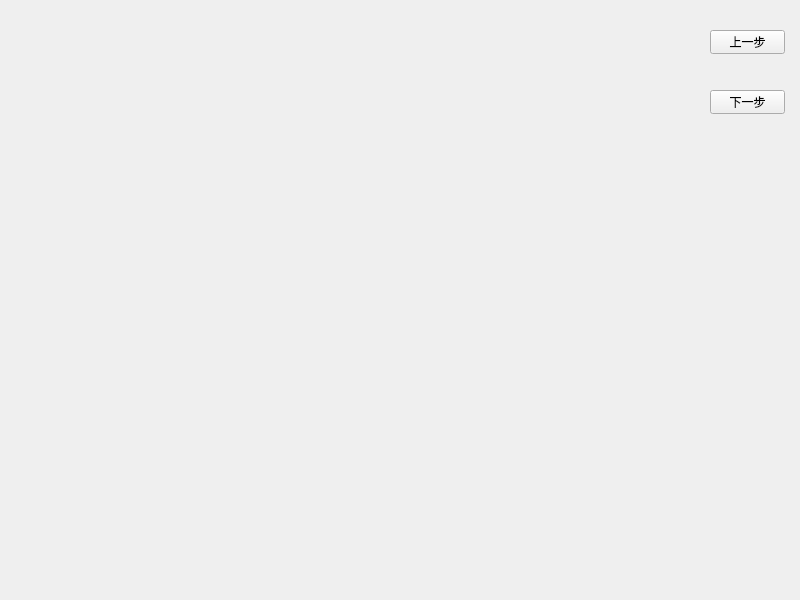
<?xml version="1.0" encoding="UTF-8"?>
<ui version="4.0">
 <class>chessboard2</class>
 <widget class="QWidget" name="chessboard2">
  <property name="geometry">
   <rect>
    <x>0</x>
    <y>0</y>
    <width>800</width>
    <height>600</height>
   </rect>
  </property>
  <property name="windowTitle">
   <string>Form</string>
  </property>
  <widget class="QPushButton" name="prev_button">
   <property name="geometry">
    <rect>
     <x>710</x>
     <y>30</y>
     <width>75</width>
     <height>24</height>
    </rect>
   </property>
   <property name="text">
    <string>上一步</string>
   </property>
  </widget>
  <widget class="QPushButton" name="next_button">
   <property name="geometry">
    <rect>
     <x>710</x>
     <y>90</y>
     <width>75</width>
     <height>24</height>
    </rect>
   </property>
   <property name="text">
    <string>下一步</string>
   </property>
  </widget>
 </widget>
 <resources/>
 <connections/>
</ui>
